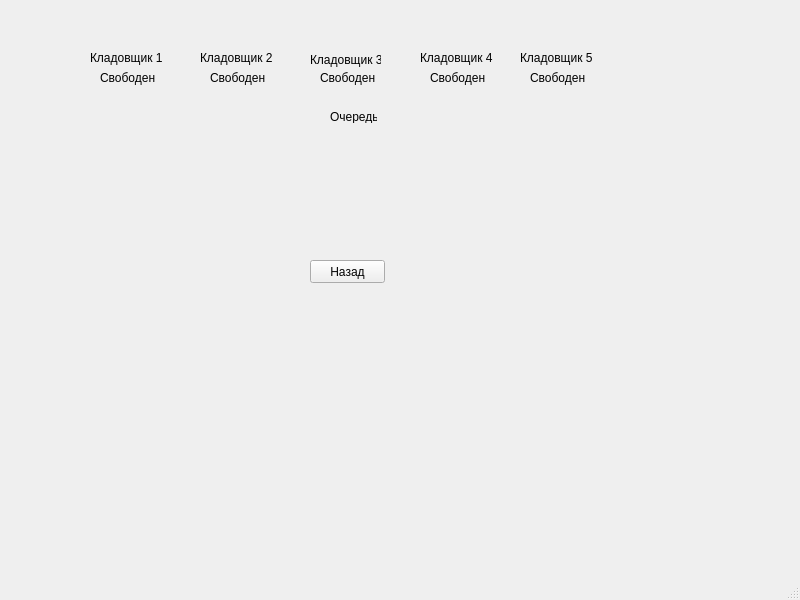
<?xml version="1.0" encoding="UTF-8"?>
<ui version="4.0">
 <class>ObjectStatusDisplaywindow</class>
 <widget class="QMainWindow" name="ObjectStatusDisplaywindow">
  <property name="geometry">
   <rect>
    <x>0</x>
    <y>0</y>
    <width>800</width>
    <height>600</height>
   </rect>
  </property>
  <property name="windowTitle">
   <string>MainWindow</string>
  </property>
  <widget class="QWidget" name="centralwidget">
   <widget class="QLabel" name="freeMans">
    <property name="enabled">
     <bool>true</bool>
    </property>
    <property name="geometry">
     <rect>
      <x>100</x>
      <y>70</y>
      <width>61</width>
      <height>16</height>
     </rect>
    </property>
    <property name="text">
     <string>Свободен</string>
    </property>
   </widget>
   <widget class="QLabel" name="cladMans_2">
    <property name="enabled">
     <bool>true</bool>
    </property>
    <property name="geometry">
     <rect>
      <x>200</x>
      <y>50</y>
      <width>91</width>
      <height>16</height>
     </rect>
    </property>
    <property name="text">
     <string>Кладовщик 2</string>
    </property>
   </widget>
   <widget class="QLabel" name="freeMans_5">
    <property name="enabled">
     <bool>true</bool>
    </property>
    <property name="geometry">
     <rect>
      <x>530</x>
      <y>70</y>
      <width>61</width>
      <height>16</height>
     </rect>
    </property>
    <property name="text">
     <string>Свободен</string>
    </property>
   </widget>
   <widget class="QLabel" name="cladMans">
    <property name="enabled">
     <bool>true</bool>
    </property>
    <property name="geometry">
     <rect>
      <x>90</x>
      <y>50</y>
      <width>81</width>
      <height>16</height>
     </rect>
    </property>
    <property name="text">
     <string>Кладовщик 1</string>
    </property>
   </widget>
   <widget class="QLabel" name="cladMans_5">
    <property name="enabled">
     <bool>true</bool>
    </property>
    <property name="geometry">
     <rect>
      <x>520</x>
      <y>50</y>
      <width>91</width>
      <height>16</height>
     </rect>
    </property>
    <property name="text">
     <string>Кладовщик 5</string>
    </property>
   </widget>
   <widget class="QLabel" name="queue_0">
    <property name="geometry">
     <rect>
      <x>330</x>
      <y>130</y>
      <width>47</width>
      <height>13</height>
     </rect>
    </property>
    <property name="text">
     <string/>
    </property>
   </widget>
   <widget class="QLabel" name="freeMans_4">
    <property name="enabled">
     <bool>true</bool>
    </property>
    <property name="geometry">
     <rect>
      <x>430</x>
      <y>70</y>
      <width>61</width>
      <height>16</height>
     </rect>
    </property>
    <property name="text">
     <string>Свободен</string>
    </property>
   </widget>
   <widget class="QLabel" name="label">
    <property name="geometry">
     <rect>
      <x>330</x>
      <y>110</y>
      <width>47</width>
      <height>13</height>
     </rect>
    </property>
    <property name="text">
     <string>Очередь</string>
    </property>
   </widget>
   <widget class="QLabel" name="queue_1">
    <property name="geometry">
     <rect>
      <x>330</x>
      <y>160</y>
      <width>47</width>
      <height>13</height>
     </rect>
    </property>
    <property name="text">
     <string/>
    </property>
   </widget>
   <widget class="QLabel" name="freeMans_2">
    <property name="enabled">
     <bool>true</bool>
    </property>
    <property name="geometry">
     <rect>
      <x>210</x>
      <y>70</y>
      <width>61</width>
      <height>16</height>
     </rect>
    </property>
    <property name="text">
     <string>Свободен</string>
    </property>
   </widget>
   <widget class="QLabel" name="cladMans_4">
    <property name="enabled">
     <bool>true</bool>
    </property>
    <property name="geometry">
     <rect>
      <x>420</x>
      <y>50</y>
      <width>91</width>
      <height>16</height>
     </rect>
    </property>
    <property name="text">
     <string>Кладовщик 4</string>
    </property>
   </widget>
   <widget class="QLabel" name="freeMans_3">
    <property name="enabled">
     <bool>true</bool>
    </property>
    <property name="geometry">
     <rect>
      <x>320</x>
      <y>70</y>
      <width>61</width>
      <height>16</height>
     </rect>
    </property>
    <property name="text">
     <string>Свободен</string>
    </property>
   </widget>
   <widget class="QLabel" name="cladMans_3">
    <property name="enabled">
     <bool>true</bool>
    </property>
    <property name="geometry">
     <rect>
      <x>310</x>
      <y>50</y>
      <width>71</width>
      <height>20</height>
     </rect>
    </property>
    <property name="text">
     <string>Кладовщик 3</string>
    </property>
   </widget>
   <widget class="QLabel" name="noQueue">
    <property name="geometry">
     <rect>
      <x>240</x>
      <y>190</y>
      <width>281</width>
      <height>20</height>
     </rect>
    </property>
    <property name="text">
     <string>&lt;html&gt;&lt;head/&gt;&lt;body&gt;&lt;p align=&quot;center&quot;&gt;&lt;span style=&quot; color:#aa0000;&quot;&gt;&lt;br/&gt;&lt;/span&gt;&lt;/p&gt;&lt;/body&gt;&lt;/html&gt;</string>
    </property>
   </widget>
   <widget class="QPushButton" name="pushButton">
    <property name="geometry">
     <rect>
      <x>310</x>
      <y>260</y>
      <width>75</width>
      <height>23</height>
     </rect>
    </property>
    <property name="text">
     <string>Назад</string>
    </property>
   </widget>
  </widget>
  <widget class="QMenuBar" name="menubar">
   <property name="geometry">
    <rect>
     <x>0</x>
     <y>0</y>
     <width>800</width>
     <height>21</height>
    </rect>
   </property>
  </widget>
  <widget class="QStatusBar" name="statusbar"/>
 </widget>
 <resources/>
 <connections/>
</ui>
